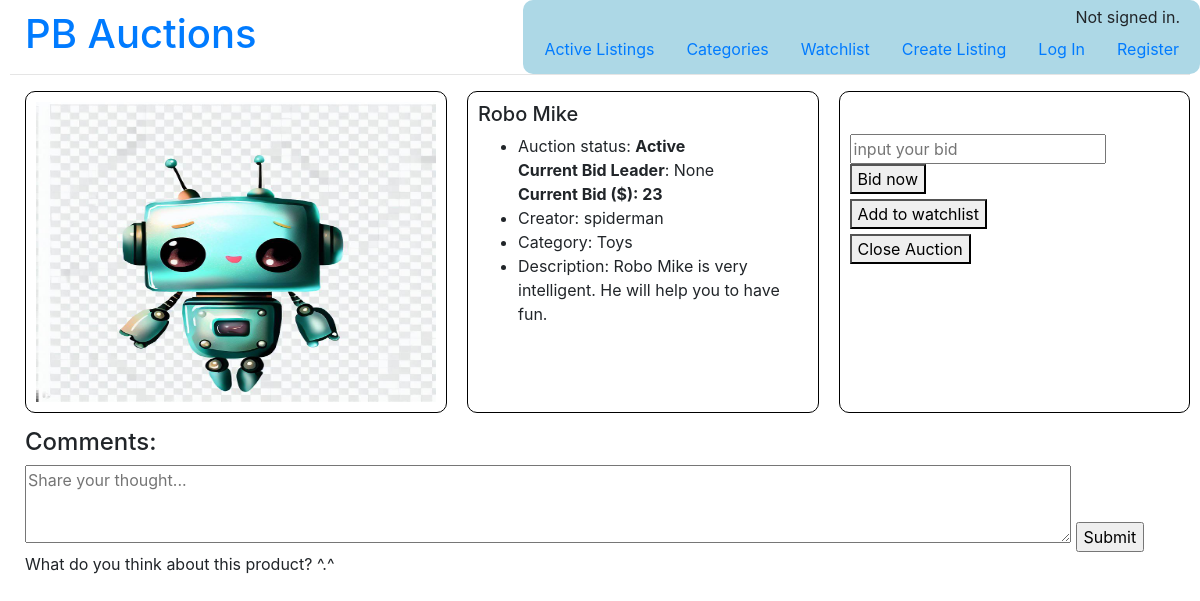
The app's page /listing/1, older data.
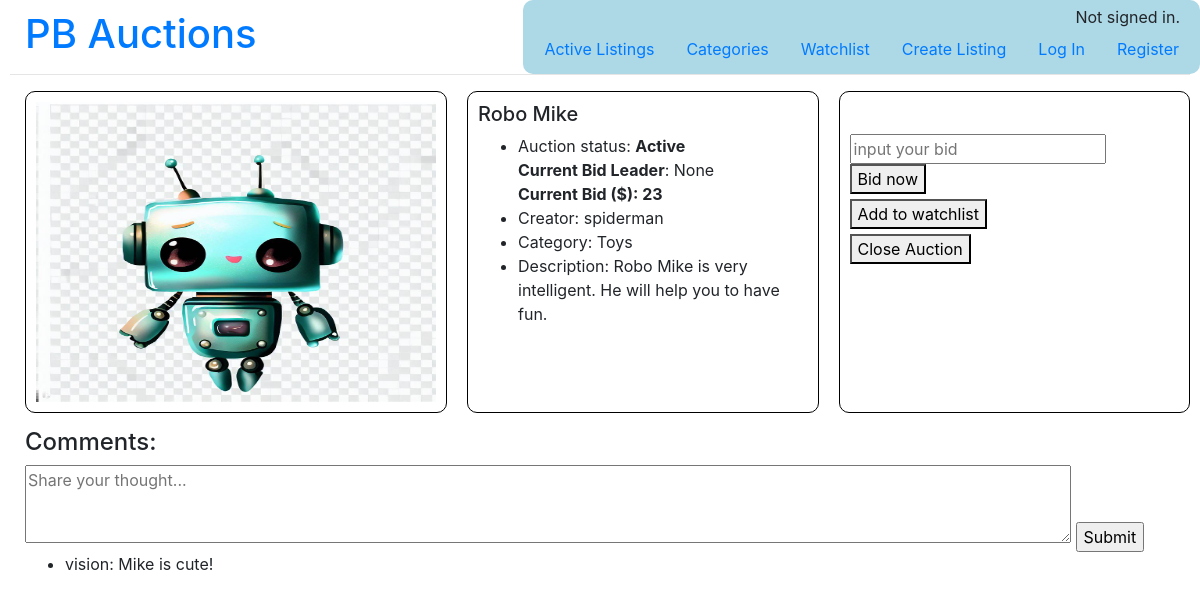
The same page, newer data.
### auctions/models.py (models this page shows)
class Comment(models.Model):
    id = models.AutoField(primary_key=True)
    user = models.ForeignKey(User, on_delete=models.CASCADE, default=0)
    listing = models.ForeignKey(Listing, on_delete=models.CASCADE)
    content = models.TextField()

class User(AbstractUser):
    id = models.AutoField(primary_key=True)
    def __str__(self):
        return self.username #present username as key instead of id

### auctions/views.py (the view)
# urls.py: path("listing/<int:listing_id>", views.listing, name="listing"),
def listing(request, listing_id):
    current_user = request.user
    listing = Listing.objects.get(pk=listing_id)
    all_comments = Comment.objects.filter(listing=listing)[::-1]
    if request.method == "POST":
        if "close_auction" in request.POST:
            if listing.user == current_user or listing.status=="Closed":
                message = "Auction is CLOSED"
                Listing.objects.filter(id=listing_id).update(status="Closed")
            else:
                message = "Only creator can close this auction!"
            leading_bid = Bid.objects.filter(listing=listing).last()
            return render(request, "auctions/listing.html", {
                    "message": message,
                    "listing": listing,
                    "leading_bid": leading_bid,
                    "categories": categories
            })
        if "bid_price_submit" in request.POST:
            leading_bid = Bid.objects.filter(listing=listing).last()
            if current_user.is_authenticated:
                bid_price = request.POST['bid_price']
                listing_creator = listing.user
                is_creator = current_user == listing_creator
                if is_creator:
                    message = 'Cannot bid your own listing!'
                elif int(bid_price) >= listing.price:
                    if not Bid.objects.filter(user=request.user, listing=listing):
                        message = "Your bid is accepted."
                        Bid(user=request.user, listing=listing, leading_bid=bid_price).save()
                        Listing.objects.filter(id=listing_id).update(price=bid_price)
                    elif Bid.objects.filter(user=request.user, listing=listing) and int(bid_price) == listing.price:
                        message = "Bid is already set."
                    else:
                        message = "Your Adjusted bid is accepted."
                        Bid(user=request.user, listing=listing, leading_bid=bid_price).save()
                        Listing.objects.filter(id=listing_id).update(price=bid_price)
                else:
                    message = "Rejected. Bid higher!"
                return render(request, "auctions/listing.html", {
                    "message": message,
                    "listing": listing,
                    "all_comments": all_comments,
                    "categories": categories,
                    "leading_bid": leading_bid,
                    "bid_price": bid_price
            })
            else:
                return HttpResponseRedirect(reverse("login"))
        if "comment" in request.POST:
            if current_user.is_authenticated:
                content = request.POST["comment"]
                comment = Comment(user=current_user, listing=listing, content=content)
                comment.save() #save to database's model
                all_comments = Comment.objects.filter(listing=listing)[::-1]
                return render(request, "auctions/listing.html", {
                    "listing": listing,
                    "all_comments": all_comments,
                    "categories": categories,
            })
            else:
                return HttpResponseRedirect(reverse("login"))
    else:
        if listing is not None:
            return render(request, "auctions/listing.html", {
                "listing": listing,
                "all_comments": all_comments,
                "categories": categories,
            })
        else:
            raise Http404("Listing does not exist")

### auctions/models.py (called while the page is built)
    def __str__(self):
        return self.category_name #display the 1st elements of each tuple

    def __str__(self):
        return self.title

### auctions/templates/auctions/listing.html (shortened to what this page needs)
{% extends "auctions/layout.html" %}
{% block body %}
    <div class="listing_row">
        <div class="listing_split listing_border">
            <div class="listing_image_box">
                {% if listing.image %}
                    <img src="{{ listing.image.url }}" alt="No Image" class="listing_image_resized">
                {% else %}
                    <p>No photo available</p>
                {% endif %}
            </div>
        </div>
        <div class="listing_split listing_border">
            <h5>{{ listing }}</h5>
            <div class="other_listing_info_container">
                <ul>
                    {% if message == "Auction is CLOSED"  %}
                        <li>Auction status: <b>Closed</b></li>
                        {% if leading_bid.user %}
                            <b>Bid Winner</b>: {{ leading_bid.user }}<br>
                        {% else %}
                            <b>Bid Winner</b>: None <br>
                        {% endif %}
                        <b>Current Bid ($): {{ listing.price }}</b>
                    {% else %}
                        <li>Auction status: <b>{{ listing.status }}</b></li>
                        {% if message == "Your Adjusted bid is accepted." or message == "Your bid is accepted." %}
                            <b>New Bid Leader</b>: {{ request.user }}<br>
                            <b>New Bid ($): {{ bid_price }}</b>
                        {% else %}
                            {% if leading_bid.user %}
                                <b>Current Bid Leader</b>: {{ leading_bid.user }}<br>
                            {% else %}
                                <b>Current Bid Leader</b>: None <br>
                            {% endif %}
                            <b>Current Bid ($): {{ listing.price }}</b>
                        {% endif %}
                    {% endif %}
                    <li>Creator: {{ listing.user }}</li>
                    <li>Category: {{ listing.category }}</li>
                    <li>Description: {{ listing.description }}</li>
                </ul>
            </div>
        </div>
        <div class="listing_split listing_border">
            <div class="listing_message">
                <h5>{{ message }}</h5><br>
                <div class="listing_buttons">
                    <div class="bid_button">
                        <form method="post" action="{% url 'listing' listing.id %}">
                            <input type="number" id="bid_price" name="bid_price" placeholder="input your bid">
                            <button type="submit" name="bid_price_submit">Bid now</button>
                        </form>
                    </div>
                    <div class="add_to_watchlist_button">
                        <form method="post" action="{% url 'watchlist' %}">
                            <button type="submit" name="add_button">Add to watchlist</button>
                        </form>
                    </div>
                    <div class="close_auction_button">
                        <form method="post" action="{% url 'listing' listing.id %}">
                            <button type="submit" name="close_auction">Close Auction</button>
                        </form>
                    </div>
                </div>
            </div>
        </div>
    </div>
    <div class="all_comment">
        <h4>Comments:</h4>
        <div class="input_comment">
            <form method="post" action="{% url 'listing' listing.id %}">
                <textarea name="comment" rows="3" cols="100" placeholder="Share your thought..."></textarea>
                <input type="submit" name="submit_comment">
            </form>
        </div>
        <div>
            {% if all_comments %}
                {% for comment in all_comments %}
                <ul>
                    <li>{{ comment.user }}: {{ comment.content }}</li>
                </ul>
                {% endfor %}
            {% else %}
                <div>What do you think about this product? ^.^</div>
            {% endif %}
        </div>
    </div>
{% endblock %}

Row changes from the older to the newer data that the page shows:
added Comment: user "vision", content "Mike is cute!"
Text that changed along with them:
text no longer shown: "What do you think about this product? ^.^"
